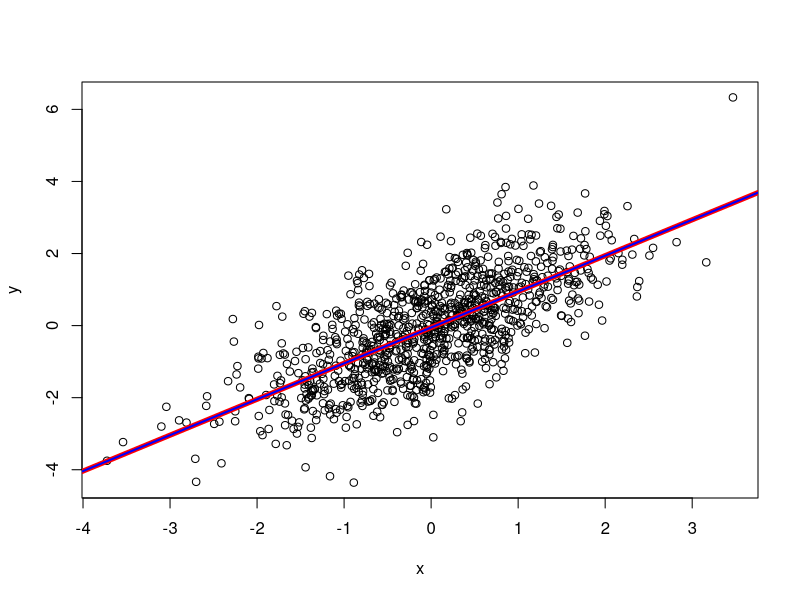

Write R code to recreate this figure.
wtm.cholesky <- function(A){
  n <- nrow(A)
  for (i in 1:(n-1)){
    A[i,i] <- sqrt(A[i,i])
    for (j in (i+1):n){
      A[j,i] <- A[j,i]/A[i,i]
    }
    for (j in (i+1):n){
      for (k in (i+1):n){
        A[k,j] <- A[k,j] - (A[k,i]*A[j,i])
      }
    }
  }
  A[n,n] <- sqrt(A[n,n])
  return(A)
}

A <- matrix(runif(25, 1,2), nrow = 5)
M <- A%*%t(A)
B <- wtm.cholesky(M)
B[upper.tri(B)] <- 0
B
t(chol(M))

#########

x <- rnorm(1000)
y <- x + rnorm(1000)
plot(y ~ x)
linreg <- lm(y ~ x)
abline(linreg, col = "red", lwd = 5)

z <- rep(1,1000)
A <- cbind(z,x)
M <- t(A)%*%A
b <- t(A)%*%y
s <- solve(M,b)
abline(s, col = "blue", lwd = 2)
